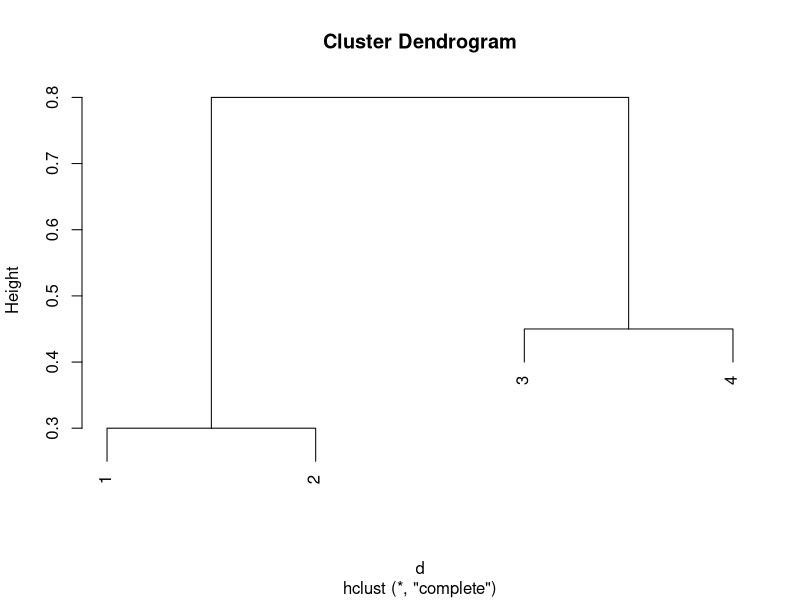
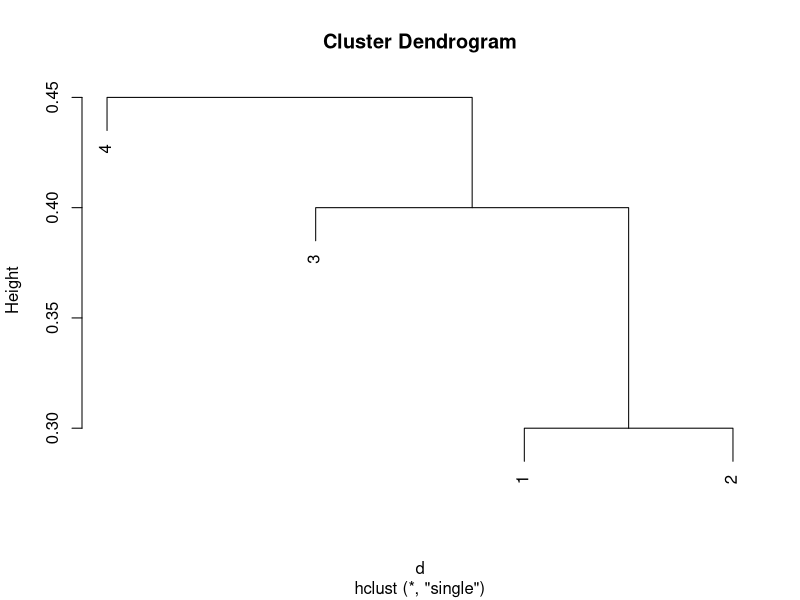
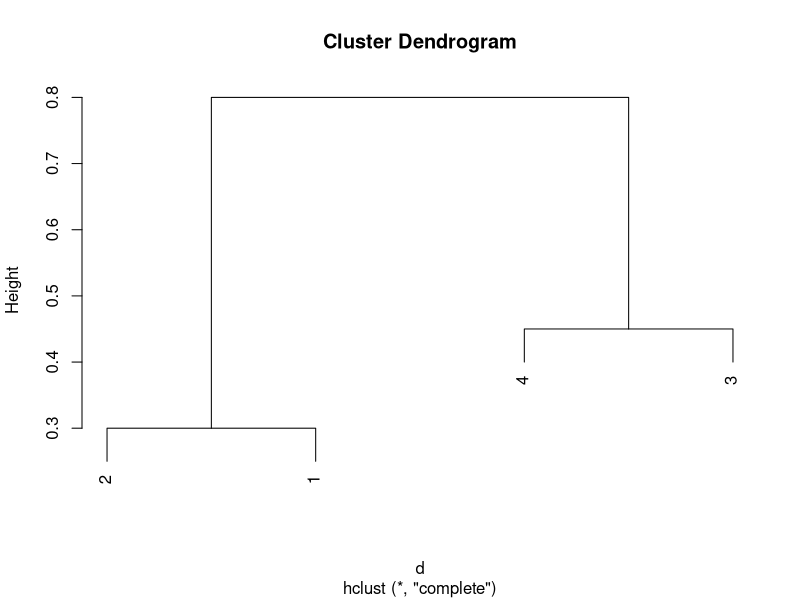
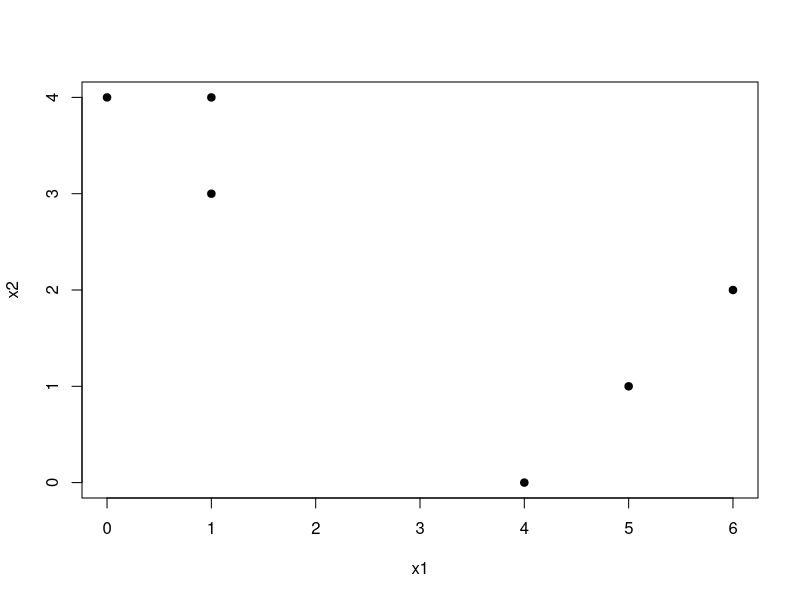
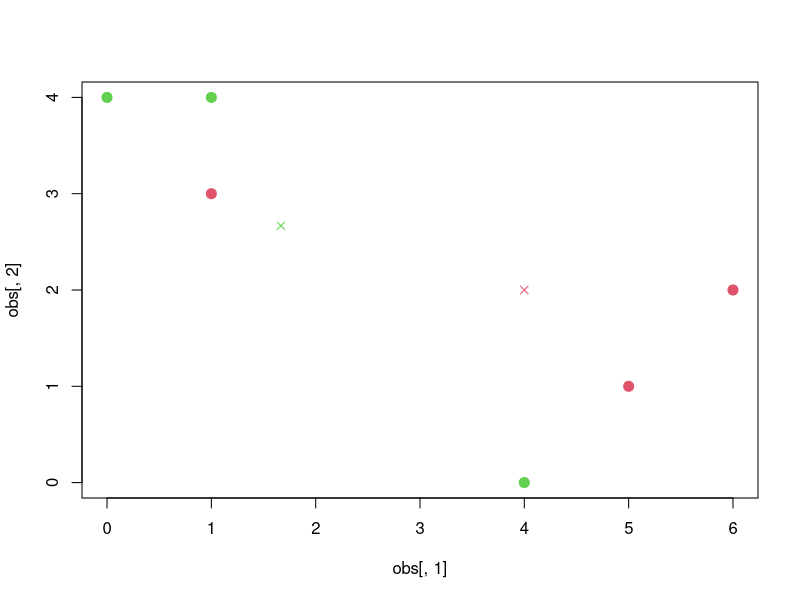
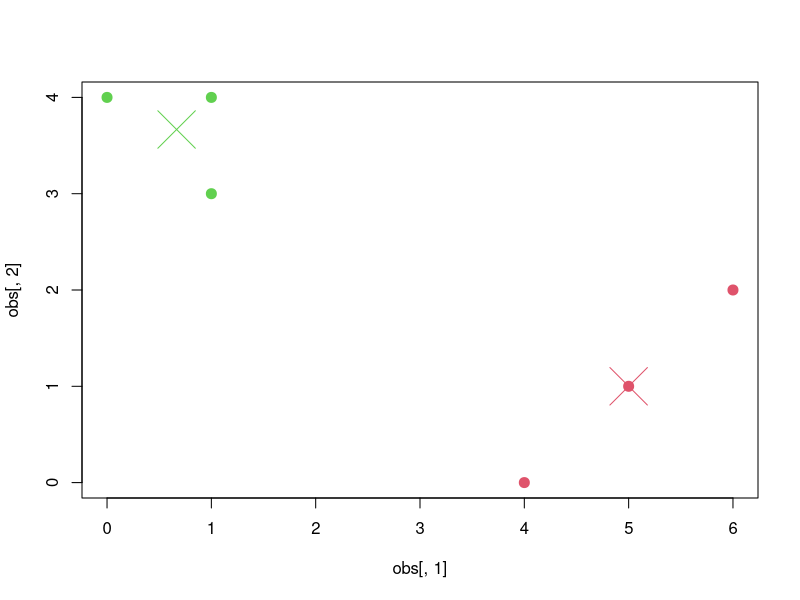

Write the R code that produced these figures, in order.
## ---- chunk 1
d = as.dist(matrix(c(0, 0.3, 0.4, 0.7, 
                     0.3, 0, 0.5, 0.8,
                     0.4, 0.5, 0.0, 0.45,
                     0.7, 0.8, 0.45, 0.0), nrow=4))
plot(hclust(d, method="complete"))
## ---- chunk 2
d = as.dist(matrix(c(0, 0.3, 0.4, 0.7, 
                     0.3, 0, 0.5, 0.8,
                     0.4, 0.5, 0.0, 0.45,
                     0.7, 0.8, 0.45, 0.0), nrow=4))
plot(hclust(d, method="single"))
## ---- chunk 3
plot(hclust(d, method="complete"), labels=c(2,1,4,3))
## ---- chunk 4
obs <- data.frame(x1 = c(1, 1, 0, 5, 6, 4), x2 = c(4, 3, 4, 1, 2, 0))
plot(obs, pch = 19)
## ---- chunk 5
labels <- sample(2, nrow(obs), replace=T)
labels
## ---- chunk 6
centroid1 = c(mean(obs[labels==1, 1]), mean(obs[labels==1, 2]))
centroid2 = c(mean(obs[labels==2, 1]), mean(obs[labels==2, 2]))
centroid1
centroid2
plot(obs[,1], obs[,2], col=(labels+1), pch=20, cex=2)
points(centroid1[1], centroid1[2], col=2, pch=4)
points(centroid2[1], centroid2[2], col=3, pch=4)
## ---- chunk 7
euclid = function(a, b) {
  return(sqrt((a[1] - b[1])^2 + (a[2]-b[2])^2))
}
assign_labels = function(x, centroid1, centroid2) {
  labels = rep(NA, nrow(x))
  for (i in 1:nrow(x)) {
    if (euclid(x[i,], centroid1) < euclid(x[i,], centroid2)) {
      labels[i] = 1
    } else {
      labels[i] = 2
    }
  }
  return(labels)
}
labels = assign_labels(obs, centroid1, centroid2)
labels
## ---- chunk 8
last_labels = rep(-1, 6)
while (!all(last_labels == labels)) {
  last_labels = labels
  centroid1 = c(mean(obs[labels==1, 1]), mean(obs[labels==1, 2]))
  centroid2 = c(mean(obs[labels==2, 1]), mean(obs[labels==2, 2]))
  print(centroid1)
  print(centroid2)
  labels = assign_labels(obs, centroid1, centroid2)
}
labels
## ---- chunk 9
plot(obs[,1], obs[,2], col=(labels+1), pch=20, cex=2)
points(centroid1[1], centroid1[2], col=2, pch=4, cex = 5)
points(centroid2[1], centroid2[2], col=3, pch=4, cex = 5)
## ---- chunk 10
set.seed(1)
Control = matrix(rnorm(50*1000), ncol=50)
Treatment = matrix(rnorm(50*1000), ncol=50)
X = cbind(Control, Treatment)
X[1,] = seq(-18, 18 - .36, .36) # linear trend in one dimension
pr.out = prcomp(scale(X))
summary(pr.out)$importance[,1]
## ---- chunk 11
X = rbind(X, c(rep(10, 50), rep(0, 50)))
pr.out = prcomp(scale(X))
summary(pr.out)$importance[,1]
